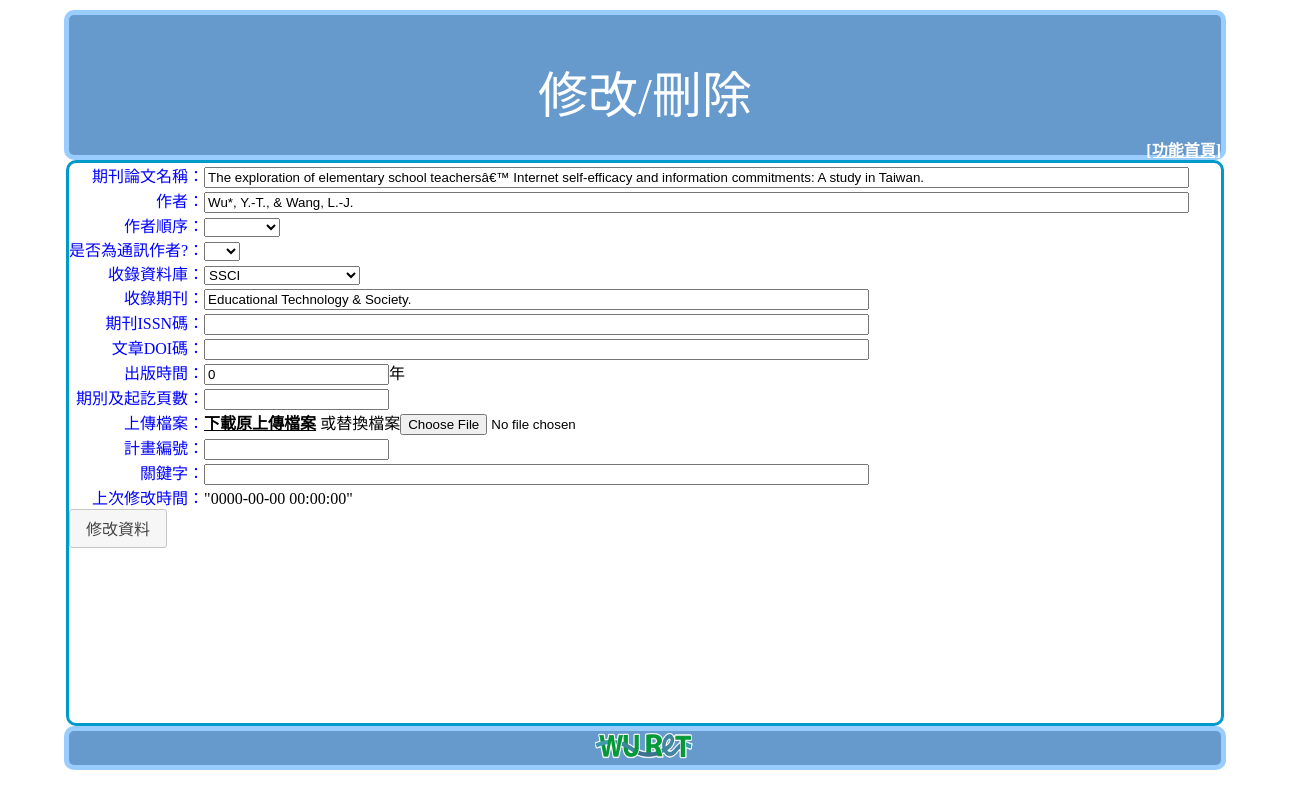
Page /edit/edit1.php?ID=1345 on the committed database.
### tables this page shows
CREATE TABLE IF NOT EXISTS `paper` (
  `ID` int(20) NOT NULL AUTO_INCREMENT,
  `type` varchar(20) NOT NULL,
  `title` varchar(200) NOT NULL,
  `author1` varchar(150) NOT NULL,
  `author2` varchar(16) NOT NULL,
  `author3` varchar(16) NOT NULL,
  `author4` varchar(16) NOT NULL,
  `author5` varchar(16) NOT NULL,
  `authorlist` varchar(16) NOT NULL,
  `authormail` varchar(50) NOT NULL,
  `database` varchar(50) NOT NULL,
  `magazine` varchar(50) NOT NULL,
  `ISSN` varchar(50) NOT NULL,
  `DOI` varchar(50) NOT NULL,
  `year` int(4) NOT NULL,
  `month` int(2) NOT NULL,
  `page` varchar(20) NOT NULL,
  `number` varchar(20) NOT NULL,
  `tag` varchar(150) NOT NULL,
  `meetname` varchar(100) NOT NULL,
  `state` varchar(20) NOT NULL,
  `place` varchar(50) DEFAULT NULL,
  `meetstart` date NOT NULL,
  `meetend` date NOT NULL,
  `testdate` date NOT NULL,
  `from` varchar(20) NOT NULL,
  `study` int(4) NOT NULL,
  `studytype` varchar(20) NOT NULL,
  `bookname` varchar(50) NOT NULL,
  `bookstore` varchar(50) NOT NULL,
  `bookinfo` text NOT NULL,
  `language` varchar(20) NOT NULL,
  `attachment` varchar(150) NOT NULL,
  `update_time` timestamp NOT NULL DEFAULT CURRENT_TIMESTAMP,
  PRIMARY KEY (`ID`)
);

### edit/edit1.php (the view, shortened to what this page needs)
<!DOCTYPE HTML>
<html>
<head>
<link rel="stylesheet" href="../api/reset.css"/>
<link rel="stylesheet" href="../style.css"/>
<link rel="stylesheet" href="api/edit.css"/>
<link rel="stylesheet" href="//ajax.googleapis.com/ajax/libs/jqueryui/1.11.1/themes/redmond/jquery-ui.css">
</head>
<body>
<div id="main">
<div id="top">
  <div id="banner1" style="position:relative;top:40px;text-align:center;font-size:50px;color:white;">修改/刪除
  </div>
  <div id="function" style="width:100%;position:relative;top:50px;text-align:right">
  <a href="../" id="goindex">[功能首頁]</a>
  </div>
</div>
<div id="middle">
	  <?php
       $IIID=$_GET["ID"];
       $get_pic_sql = "SELECT * FROM `paper` WHERE  `ID`='". $IIID."'";
       include('../api/db.php');
	   $get_pic_qry = mysql_query($get_pic_sql, $link) or die(mysql_error());
       $row = mysql_fetch_assoc($get_pic_qry);
       echo '<form name="form" method="post" action="update_finish1.php?ID='.$IIID.'" enctype="multipart/form-data">';
   echo   ' <table  class="detail_table">
        <tr>
          <th align="right" class="table_title" ><p>期刊論文名稱：</p></th>
          <td colspan="5"><input type="text" name="title" value="'.$row['title'].'" size="120"></td>
        </tr>
        <tr>
          <th align="right" class="table_title" >作者：</p></th>
          <td colspan="1"><input type="text" name="author1" value="'.$row['author1'].'" size="120"></td>
        </tr>
        <tr>
          <th align="right" ><p>作者順序：</p></th>
          <td colspan="5">
            <select id="authorlist" name="authorlist" >';
            $arrayName = array( "" ,
                                "第一作者" ,
                                "第二作者" ,
                                "第三作者" ,
                                "其他作者" ,
                               );
            foreach ($arrayName as $key => $value) {
              if($row['authorlist']==$value){
                echo '<option value="'.$value.'" selected>'.$value.'</option>';
              }else{
                echo '<option value="'.$value.'">'.$value.'</option>';
              }
            }
  echo   '  </select>
          </td>
        </tr>
        <tr>
          <th align="right" ><p>是否為通訊作者?：</p></th>
          <td colspan="5">
            <select id="authorlist" name="authormail">';
            $arrayName = array( "" ,
                                "是" ,
                                "否" ,
                               );
            foreach ($arrayName as $key => $value) {
              if($row['authormail']==$value){
                echo '<option value="'.$value.'" selected>'.$value.'</option>';
              }else{
                echo '<option value="'.$value.'">'.$value.'</option>';
              }
            }
  echo   '   </select>
          </td>
        </tr>
        <tr>
          <th align="right" ><p>收錄資料庫：</p></th>
          <td colspan="5">
            <select id="database" name="database" value="'.$row['database'].'">';
             $arrayName = array( "" ,
                                "SCI" ,
                                "SSCI" ,
                                "A&HCI" ,
                                "TSSCI" ,
                                "THCI" ,
                                "EI" ,
                                "科技部認定之核心期刊" ,
                               );
            foreach ($arrayName as $key => $value) {
              if($row['database']==$value){
                echo '<option value="'.$value.'" selected>'.$value.'</option>';
              }else{
                echo '<option value="'.$value.'">'.$value.'</option>';
              }
            }
echo   '   </select>
          </td>
        </tr>
        <tr>
          <th align="right" ><p>收錄期刊：</p></th>
          <td colspan="5"><input type="text" size="80" name="magazine" value="'.$row['magazine'].'"></td>
        </tr>
        <tr>
          <th align="right" ><p>期刊ISSN碼：</p></th>
          <td colspan="5"><input type="text" size="80" name="ISSN" value="'.$row['ISSN'].'"></td>
        </tr>
        <tr>
          <th align="right"><p>文章DOI碼：</p></th>
          <td colspan="5"><input type="text" size="80" name="DOI" value="'.$row['DOI'].'" ></td>
        </tr>
        <tr>
          <th align="right" ><p>出版時間：</p></th>
          <td ><input type="number"  name="year" min="1911" value="'.$row['year'].'">年</td>
        </tr>
        <tr>
          <th align="right" ><p>期別及起訖頁數：</p></th>
          <td colspan="5"><input type="text" name="page" value="'.$row['page'].'"></td>
        </tr>
        <tr>';
        $filefile=explode ('..',$row['attachment']);
        $filestyle=explode ('.',$filefile[1]);
        $filename=explode ('file/',$filestyle[0]);
        if($filestyle[1]==''){
          echo '
          <th align="right" ><p>上傳檔案：</p></td>
          <td colspan="5"><input type="file" name="myfile" size="50" value="'.$row['attachment'].'">
            <input type="text" name="fileSN" value="'.$filename[1].'" style="display: none;"></td>
          ';
        }else{
          $tttt='<a class="btn" type="button" href="'.$row['attachment'].'" style="color: #000;">下載原上傳檔案</a><span> 或替換檔案</span>';
          echo '
          <th align="right" ><p>上傳檔案：</p></td>
          <td colspan="5">'.$tttt.'<input type="file" name="myfile" size="50" value="'.$row['attachment'].'">
              <input type="text" name="fileSN" value="'.$filename[1].'" style="display: none;"></td>
          </td>
          ';
        }
        echo '
        </tr>
        <tr>
          <th align="right" ><p>計畫編號：</p></th>
          <td colspan="5"><input type="text" name="number" value="'.$row['number'].'"></td>
        </tr>
        <tr>
          <th align="right" ><p>關鍵字：</p></th>
          <td colspan="5"><input type="text" name="tag" value="'.$row['tag'].'" size=80></td>
        </tr>
        <tr>
          <th align="right" class="table_title" ><p>上次修改時間：</p></th>
          <td colspan="5">"'.$row['update_time'].'"</td>
        </tr>
      </table>
      ';
	  ?>
      <input type="submit" value="修改資料" onclick="return(confirm('確認要修改資料嗎？'))">
</div>
 <?php
include('../footer.php');
?>
</div>
</body>
</html>

### style.css (style rules this page uses)
html { height:100%; }
body { height:100%; }
#main { position:relative; font: 16px '微軟正黑體'; margin: 0 auto; width:1280px; height:100%; }
#top { position: relative; margin: 0 auto; border-radius: 10px 10px 10px 10px; height:140px; background-color: #6699CC; border-right:5px solid #99CCFF; border-left:5px solid #99CCFF; border-top:5px solid #99CCFF; border-bottom:5px solid #99CCFF; margin-top: 10px; width: 90%; }
#middle { position: relative; margin: 0 auto; min-height:560px; border-right:3px solid #0099cc; border-left:3px solid #0099cc; border-top:3px solid #0099cc; border-bottom:3px solid #0099cc; border-radius: 10px 10px 10px 10px; width: 90%; }
a:link { color: white; font-weight: bold; }

### edit/api/edit.css (style rules this page uses)
th { color:blue; white-space:nowrap; }

### rows in the picture
paper: title "The exploration of elementary school teachersâ€™ Internet self-efficacy and information commitments: A study in Taiwan.", author1 "Wu*, Y.-T., & Wang, L.-J.", database "SSCI", magazine "Educational Technology & Society.", year "0", update_time "0000-00-00 00:00:00"
